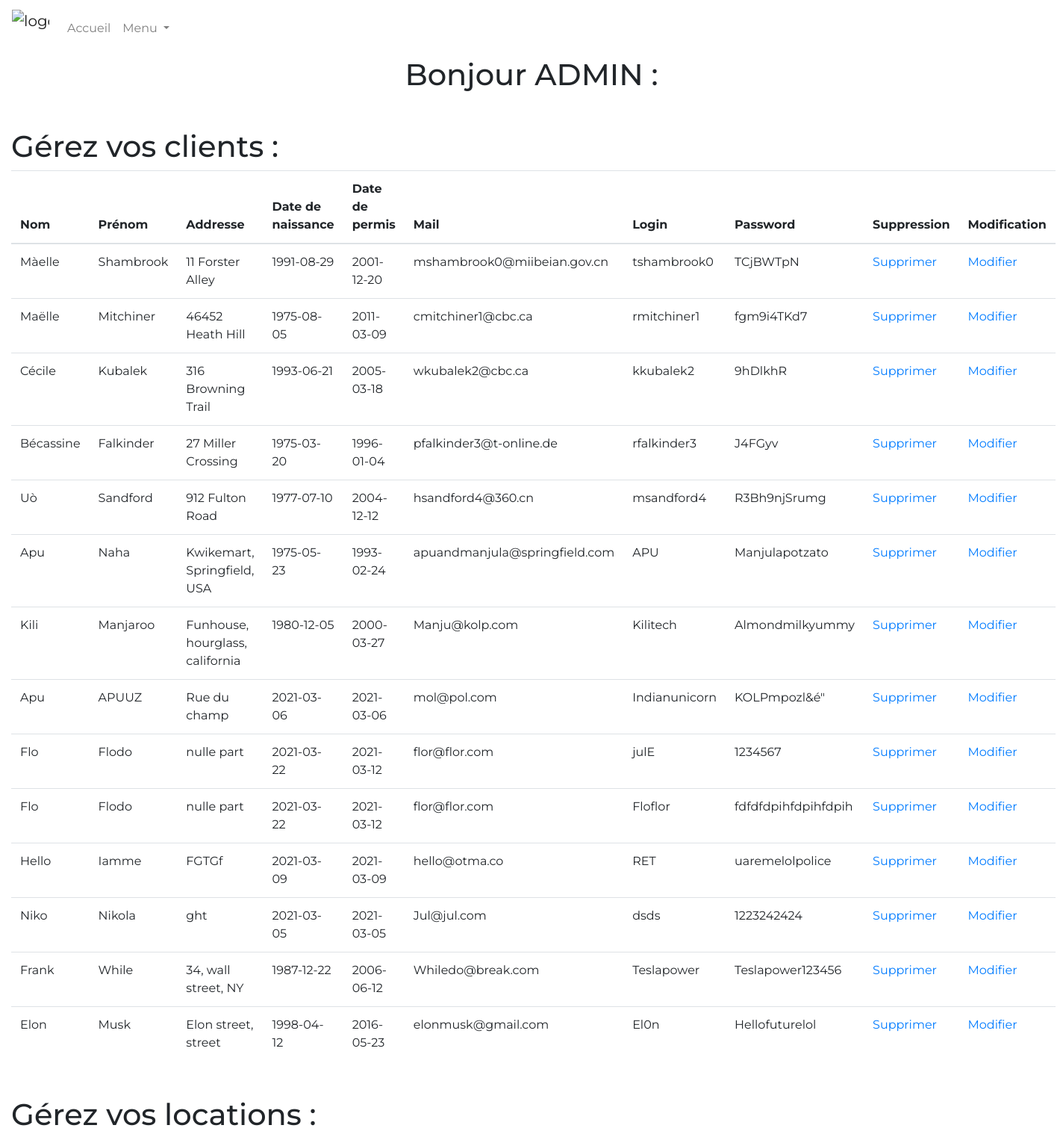
The app's page /index.php/logged_admin/loggedadmin (upper part) with its own data.
### tables this page shows
CREATE TABLE `users` (
  `id_user` int(11) NOT NULL,
  `name` varchar(50) NOT NULL,
  `surname` varchar(50) NOT NULL,
  `address` varchar(255) NOT NULL,
  `birthdate` date NOT NULL,
  `license_date` date NOT NULL,
  `mail` varchar(255) NOT NULL,
  `login` varchar(255) NOT NULL,
  `password` varchar(255) NOT NULL,
  `admin` tinyint(1) NOT NULL DEFAULT 0
);

### application/controllers/Logged_admin.php (called while the page is built, shortened)
<?php
class Logged_admin extends CI_Controller
{
	public function loggedadmin()
	{
		$this->load->helper(array('form', 'url'));
		$this->load->library('form_validation');
		$this->load->model("admin_model");
		$data['clients']=$this->admin_model->get_clients();
		$data['cars']=$this->admin_model->get_cars();
		$data['rental']=$this->admin_model->get_rentals();
		$this->load->view('logged_admin',$data);
	}
}

### index.php (called while the page is built, shortened)
<?php
require_once BASEPATH.'core/CodeIgniter.php';

### application/models/Admin_model.php (called while the page is built, shortened)
<?php
class Admin_model extends CI_Model
{
    function get_clients()
    {
        $this->db->select('*');
        $this->db->from('users');
        $this->db->where('admin', '0');
        $query = $this->db->get();
        return $query->result_array();
    }
    function get_cars()
    {
        $this->db->select('*');
        $this->db->from('car_park');
        $query = $this->db->get();
        return $query->result_array();
    }
    function get_rentals()
    {
        $this->db->select('*');
        $this->db->from('rental');
        $this->db->join('users', 'users.id_user = rental.id_user', 'INNER');
        $this->db->join('car_park', 'rental.car_id = car_park.car_id', 'INNER');
        $this->db->join('payment_card', 'rental.id_card = payment_card.id_card', 'INNER');
        $query = $this->db->get();
        return $query->result_array();
    }
}

### application/views/logged_admin.php (the view, shortened to what this page needs)
<!DOCTYPE html>
<html lang="fr" style="height:100%; width:100%;">
<head>
    <link href="//maxcdn.bootstrapcdn.com/bootstrap/4.1.1/css/bootstrap.min.css" rel="stylesheet" id="bootstrap-css">
    <link href="https://stackpath.bootstrapcdn.com/font-awesome/4.7.0/css/font-awesome.min.css" rel="stylesheet">
    <link rel="stylesheet" href="../../css/style.css">
</head>
<body class="p-0 m-0" style="height:100% ;width:100%;">
<nav class="navbar navbar-expand-sm navbar-light">
        <a class="navbar-brand" href="#"><img class="logo" src="../../img/logo.png" alt="logo"></a>
        <ul class="navbar-nav">
            <li class="nav-item">
                <?php echo anchor('logged_main', 'Accueil', 'class="nav-link"') ?>
            </li>
            <li class="nav-item dropdown">
                <a class="nav-link dropdown-toggle" href="#" id="navbardrop" data-toggle="dropdown">
                    Menu
                </a>
            </li>
        </ul>
    </nav>
    <div class="container-fluid mb-5">
    <p class="h1 text-center">Bonjour ADMIN :</p>
    </div>
    <div class="container-fluid mb-5">
        <p class="h1 text-start">Gérez vos clients :</p>
        <table class="table mx-auto">
            <thead>
                <tr>
                    <th scope="col">Nom</th>
                    <th scope="col">Prénom</th>
                    <th scope="col">Addresse</th>
                    <th scope="col">Date de naissance</th>
                    <th scope="col">Date de permis</th>
                    <th scope="col">Mail</th>
                    <th scope="col">Login</th>
                    <th scope="col">Password</th>
                    <th scope="col">Suppression</th>
                    <th scope="col">Modification</th>
                </tr>
            </thead>
            <tbody>
                <?php foreach ($clients as $row) { ?>
                    <tr>
                        <td><?= $row['name'] ?></td>
                        <td><?= $row['surname'] ?></td>
                        <td><?= $row['address'] ?></td>
                        <td><?= $row['birthdate'] ?></td>
                        <td><?= $row['license_date'] ?></td>
                        <td><?= $row['mail'] ?></td>
                        <td><?= $row['login'] ?></td>
                        <td><?= $row['password'] ?></td>
                        <td><?php echo anchor('logged_admin/deleteuser/' . $row["id_user"], 'Supprimer') ?></td>
                        <td><?php echo anchor('modifyuser/' . $row["id_user"], 'Modifier') ?></td>
                    </tr>
                <?php } ?>
            </tbody>
        </table>
    </div>
            <div class="container-fluid mb-5">
            <div class="text-start">
                <p class="h1">Gérez vos locations :</p>
            </div>
            </div>
</body>
</html>

### css/style.css (style rules this page uses)
body, html { font-family: "Montserrat", sans-serif; height: 100%; width:100%; }
.logo { height: 50px; width: 50px; display: block; }

### records on screen
users: name "Màelle", surname "Shambrook", address "11 Forster Alley", birthdate "1991-08-29", license_date "2001-12-20", mail "mshambrook0@miibeian.gov.cn", login "tshambrook0", password "TCjBWTpN", id_user "Supprimer", id_user "Modifier"
users: name "Maëlle", surname "Mitchiner", address "46452 Heath Hill", birthdate "1975-08-05", license_date "2011-03-09", mail "cmitchiner1@cbc.ca", login "rmitchiner1", password "fgm9i4TKd7", id_user "Supprimer", id_user "Modifier"
users: name "Cécile", surname "Kubalek", address "316 Browning Trail", birthdate "1993-06-21", license_date "2005-03-18", mail "wkubalek2@cbc.ca", login "kkubalek2", password "9hDlkhR", id_user "Supprimer", id_user "Modifier"
users: name "Bécassine", surname "Falkinder", address "27 Miller Crossing", birthdate "1975-03-20", license_date "1996-01-04", mail "pfalkinder3@t-online.de", login "rfalkinder3", password "J4FGyv", id_user "Supprimer", id_user "Modifier"
users: name "Uò", surname "Sandford", address "912 Fulton Road", birthdate "1977-07-10", license_date "2004-12-12", mail "hsandford4@360.cn", login "msandford4", password "R3Bh9njSrumg", id_user "Supprimer", id_user "Modifier"
users: name "Apu", surname "Naha", address "Kwikemart, Springfield, USA", birthdate "1975-05-23", license_date "1993-02-24", mail "apuandmanjula@springfield.com", login "APU", password "Manjulapotzato", id_user "Supprimer", id_user "Modifier"
users: name "Kili", surname "Manjaroo", address "Funhouse, hourglass, california", birthdate "1980-12-05", license_date "2000-03-27", mail "Manju@kolp.com", login "Kilitech", password "Almondmilkyummy", id_user "Supprimer", id_user "Modifier"
users: name "Apu", surname "APUUZ", address "Rue du champ", birthdate "2021-03-06", license_date "2021-03-06", mail "mol@pol.com", login "Indianunicorn", password "KOLPmpozl&é\"", id_user "Supprimer", id_user "Modifier"
users: name "Flo", surname "Flodo", address "nulle part", birthdate "2021-03-22", license_date "2021-03-12", mail "flor@flor.com", login "julE", password "1234567", id_user "Supprimer", id_user "Modifier"
users: name "Flo", surname "Flodo", address "nulle part", birthdate "2021-03-22", license_date "2021-03-12", mail "flor@flor.com", login "Floflor", password "fdfdfdpihfdpihfdpih", id_user "Supprimer", id_user "Modifier"
users: name "Hello", surname "Iamme", address "FGTGf", birthdate "2021-03-09", license_date "2021-03-09", mail "hello@otma.co", login "RET", password "uaremelolpolice", id_user "Supprimer", id_user "Modifier"
users: name "Niko", surname "Nikola", address "ght", birthdate "2021-03-05", license_date "2021-03-05", mail "Jul@jul.com", login "dsds", password "1223242424", id_user "Supprimer", id_user "Modifier"
users: name "Frank", surname "While", address "34, wall street, NY", birthdate "1987-12-22", license_date "2006-06-12", mail "Whiledo@break.com", login "Teslapower", password "Teslapower123456", id_user "Supprimer", id_user "Modifier"
users: name "Elon", surname "Musk", address "Elon street, street", birthdate "1998-04-12", license_date "2016-05-23", mail "elonmusk@gmail.com", login "El0n", password "Hellofuturelol", id_user "Supprimer", id_user "Modifier"

### other values on screen
anchor('logged_main', 'Accueil', 'class="nav-link"') "Accueil"
